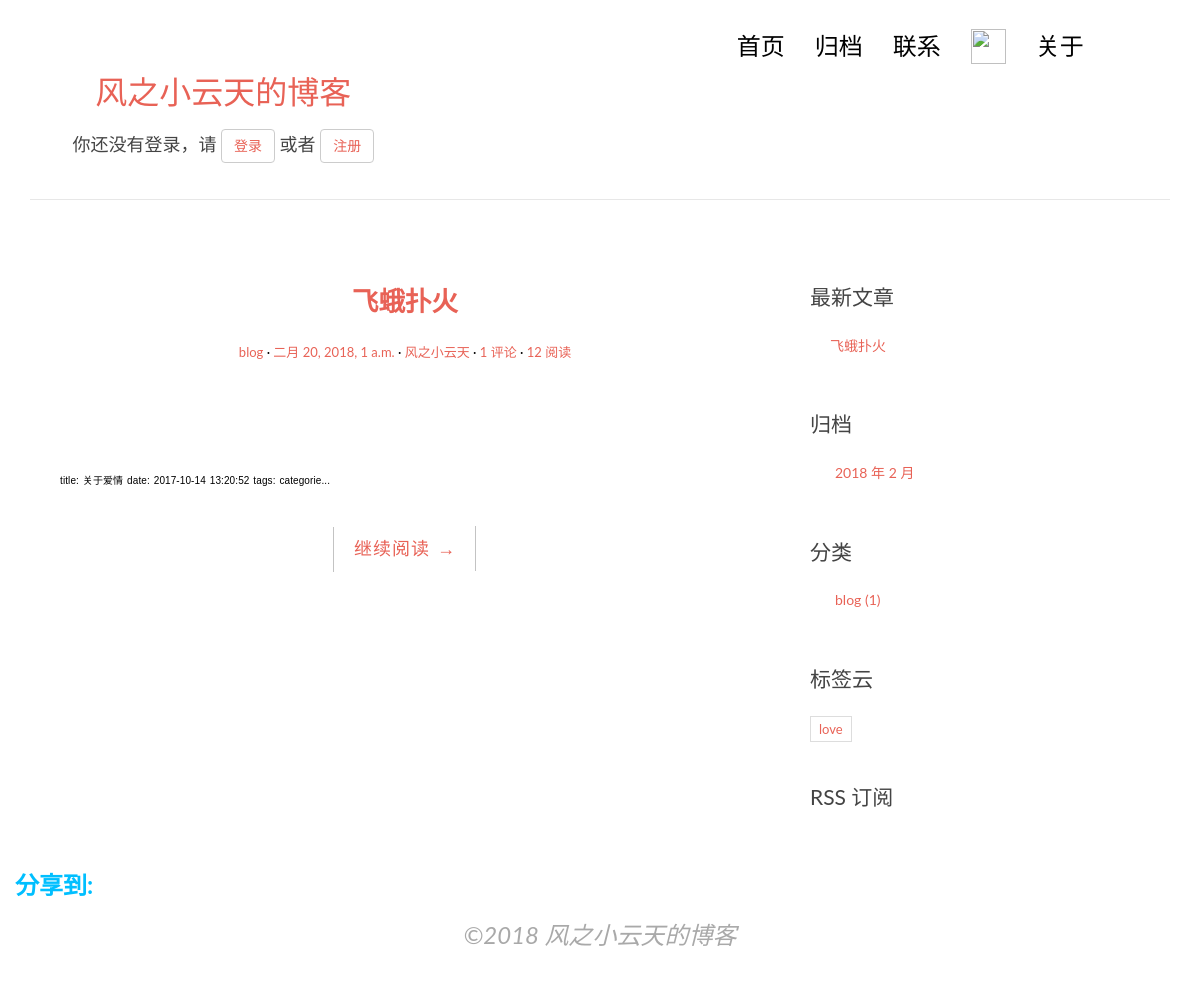
The app's page /, older data.
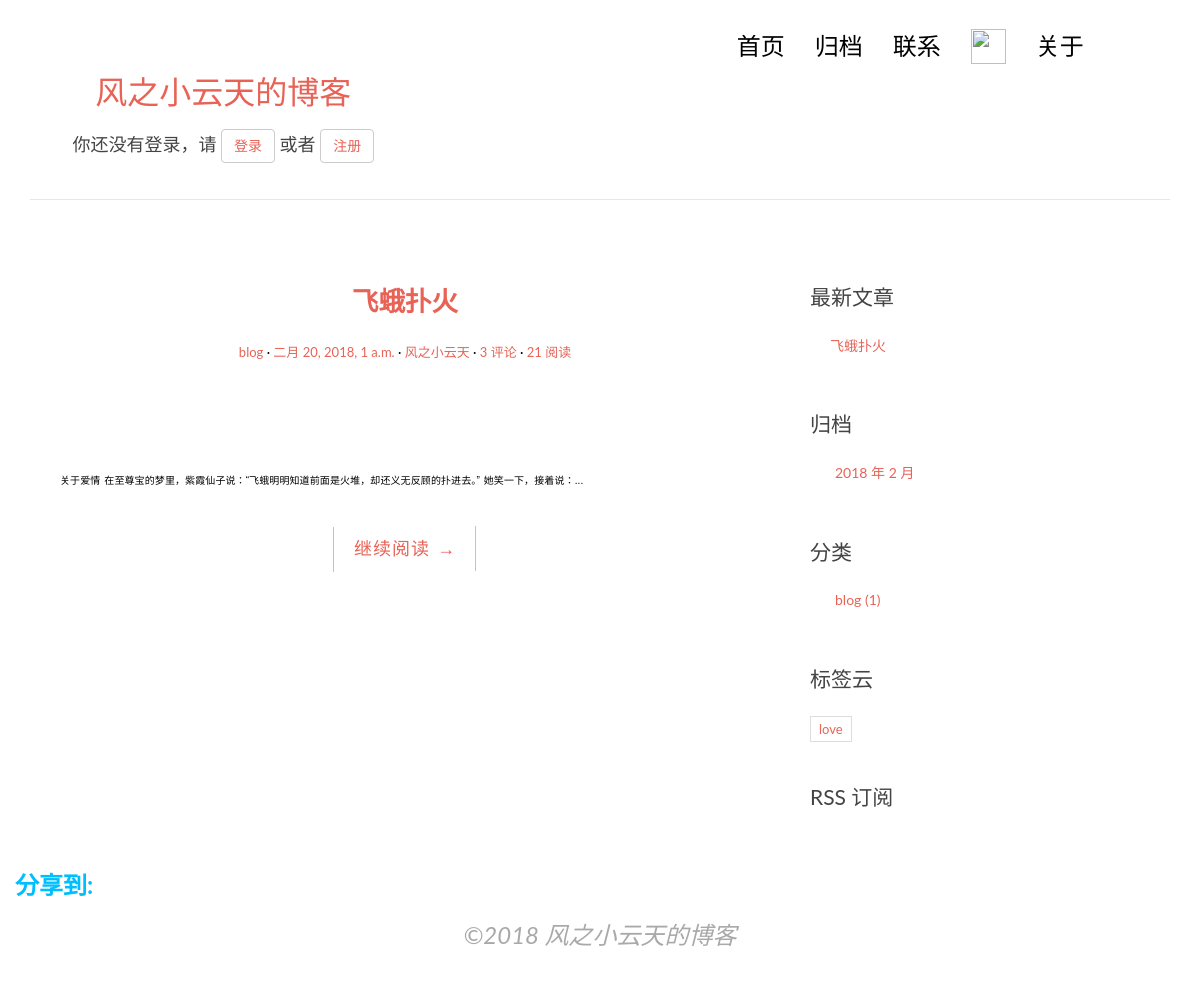
The same page, newer data.
### blog/models.py (models this page shows, shortened)
class Post(models.Model):
    title = models.CharField(max_length=70)
    body = models.TextField()
    created_time = models.DateTimeField()
    modified_time = models.DateTimeField()
    excerpt = models.CharField(max_length=200, blank=True)
    category = models.ForeignKey(Category)
    tags = models.ManyToManyField(Tag, blank=True)
    author = models.ForeignKey(settings.AUTH_USER_MODEL)
    views = models.PositiveIntegerField(default=0)
    def get_absolute_url(self):
        return reverse('blog:detail',kwargs={'pk' : self.pk})
    class Meta:
        ordering = ['-created_time']

class Category(models.Model):
    name = models.CharField(max_length=100)

### users/models.py (models this page shows)
class User(AbstractUser):
    nickname = models.CharField(max_length=50, blank=True)
    class Meta(AbstractUser.Meta):
        pass

### blog/views.py (the view, shortened to what this page needs)
# urls.py: url(r'^$',views.IndexView.as_view(),name='index'),
class IndexView(ListView):
    model = Post
    template_name = 'blog/index.html'
    context_object_name = 'post_list'
    paginate_by = 5
    def get_context_data(self, **kwargs):
        context = super().get_context_data(**kwargs)
        paginator = context.get('paginator')
        page = context.get('page_obj')
        is_paginated = context.get('is_paginated')
        pagination_data = self.pagination_data(paginator, page, is_paginated)
        context.update(pagination_data)
        return context
    def pagination_data(self, paginator, page, is_paginated):
        if not is_paginated:
            return {}

### blog/templatetags/blog_tags.py (called while the page is built)
@register.simple_tag
def get_recent_posts(num=5):
    return Post.objects.all().order_by('-created_time')[:num]

@register.simple_tag
def archives():
    return Post.objects.dates('created_time','month','DESC')

@register.simple_tag
def get_categories():
    return Category.objects.annotate(num_posts = Count('post')).filter(num_posts__gt = 0)

@register.simple_tag
def get_tags():
    return Tag.objects.annotate(num_posts = Count('post')).filter(num_posts__gt = 0)

### templates/blog/index.html (shortened to what this page needs)
{% extends 'base.html' %}
{% block main %}
    {% for post in post_list %}
        <article class="post post-{{ post.pk }}">
            <header class="entry-header">
                <h1 class="entry-title">
                    <a href="{{ post.get_absolute_url }}">{{ post.title }}</a>
                </h1>
                <div class="entry-meta">
                    <span class="post-category"><a href="#">{{ post.category.name }}</a></span>
                    <span class="post-date"><a href="#"><time class="entry-date"
                                                              datetime="{{ post.created_time }}">{{ post.created_time }}</time></a></span>
                    <span class="post-author"><a href="#">{{ post.author }}</a></span>
                    <span class="comments-link"><a href="#">{{ post.comment_set.count }} 评论</a></span>
                    <span class="views-count"><a href="{{ post.get_absolute_url }}">{{ post.views }} 阅读</a></span>
                </div>
            </header>
            <div class="entry-content clearfix">
                <p>{{ post.excerpt }}...</p>
                <div class="read-more cl-effect-14">
                    <a href="{{ post.get_absolute_url }}" class="more-link">继续阅读 <span class="meta-nav">→</span></a>
                </div>
            </div>
        </article>
    {% empty %}
        <div class="no-post">暂时还没有发布的文章！</div>
    {% endfor %}
{% endblock main %}

### templates/base.html (shortened to what the changed rows need)
{% load staticfiles %}
{% load blog_tags %}
<!DOCTYPE html>
<html>
<head>
    <link rel="stylesheet" href="http://code.ionicframework.com/ionicons/2.0.1/css/ionicons.min.css">
    <link rel="stylesheet" href="{% static 'blog/css/bootstrap.min.css' %}">
    <link rel="stylesheet" href="{% static 'blog/css/pace.css' %}">
    <link rel="stylesheet" href="{% static 'blog/css/custom.css' %}">
    <link rel="stylesheet" href="{% static 'blog/css/highlights/zenburn.css' %}">
    <link rel="stylesheet" href="{% static 'blog/css/zzsc.css' %}"  type="text/css" />
</head>
<body>
<div class="container">
    <header id="site-header">
        <div class="row">
            <div class="col-md-4 col-sm-5 col-xs-8">
                <div class="logo">
                    <h1 ><a style="font-size: xx-large;color: #e86256;" href="{% url 'blog:index' %}">风之小云天的博客</a></h1>
                    <br>
                </div>
            </div>
        </div>
    </header>
</div>
<div class="content-body">
    <div class="container">
        <div class="row">
            <main class="col-md-8">
                {% block main %}
                {% endblock main %}
            </main>
            <aside class="col-md-4">
                <div class="widget widget-recent-posts">
                    {% get_recent_posts as recent_post_list %}
                    <ul>
                        {% for post in recent_post_list %}
                            <li>
                                <a href="{{ post.get_absolute_url }}">{{ post.title }}</a>
                            </li>
                        {% empty %}
                            暂无文章
                        {% endfor %}
                    </ul>
                </div>
                    {% archives as date_list %}
                    {% get_categories as category_list %}
                    {% get_tags as tag_list %}
            </aside>
        </div>
    </div>
</div>
</body>
</html>

Row changes from the older to the newer data that the page shows:
changed Post "飞蛾扑火": comment_set.count "1" → "3"; views "12" → "21"; excerpt "title: 关于爱情 date: 2017-10-14 13:20:52 tags: categorie" → "关于爱情 在至尊宝的梦里，紫霞仙子说：“飞蛾明明知道前面是火堆，却还义无反顾的扑进去。” 她笑一下，接着说："
